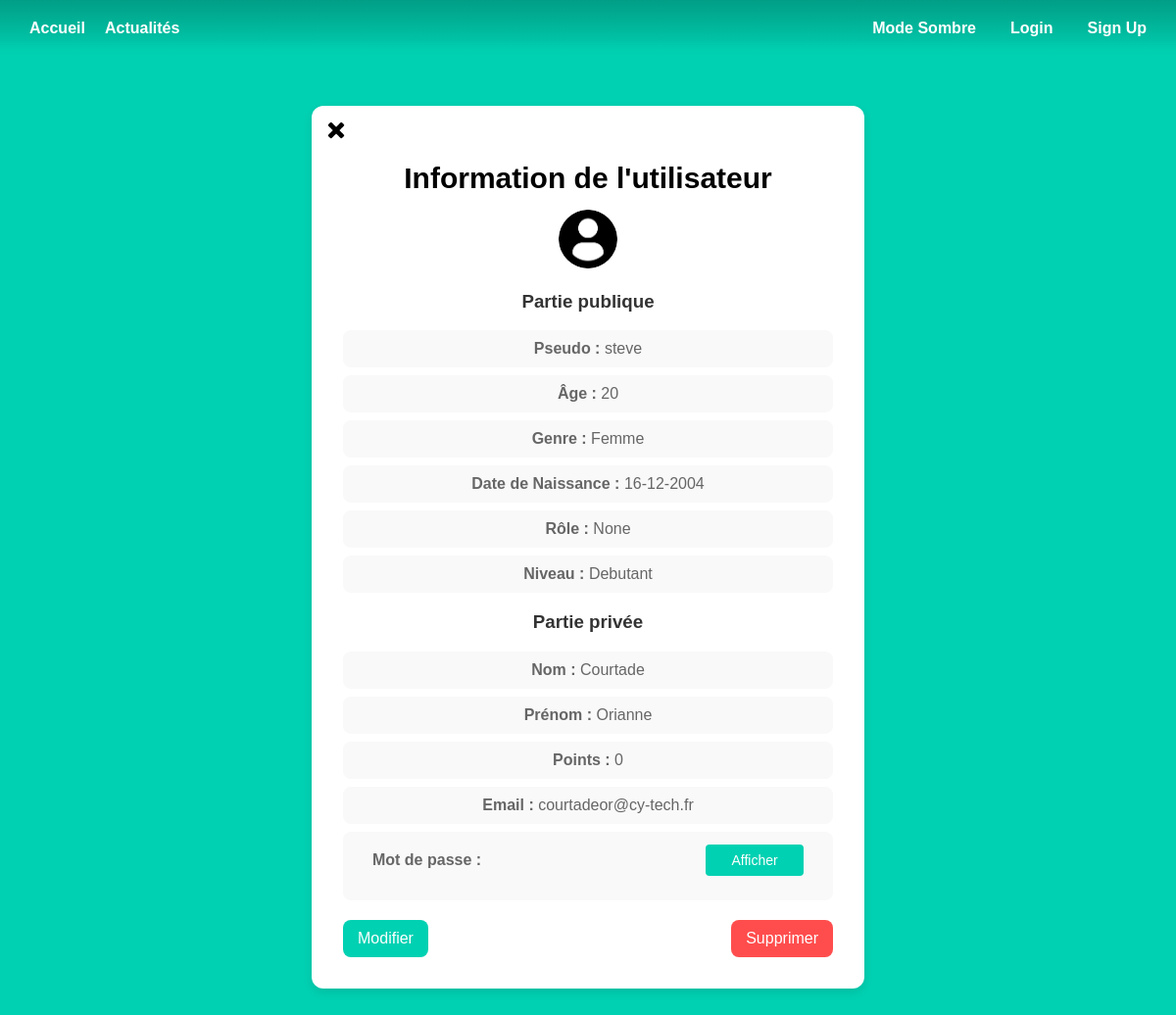
The page /userProfile/7 on the database as committed earlier.
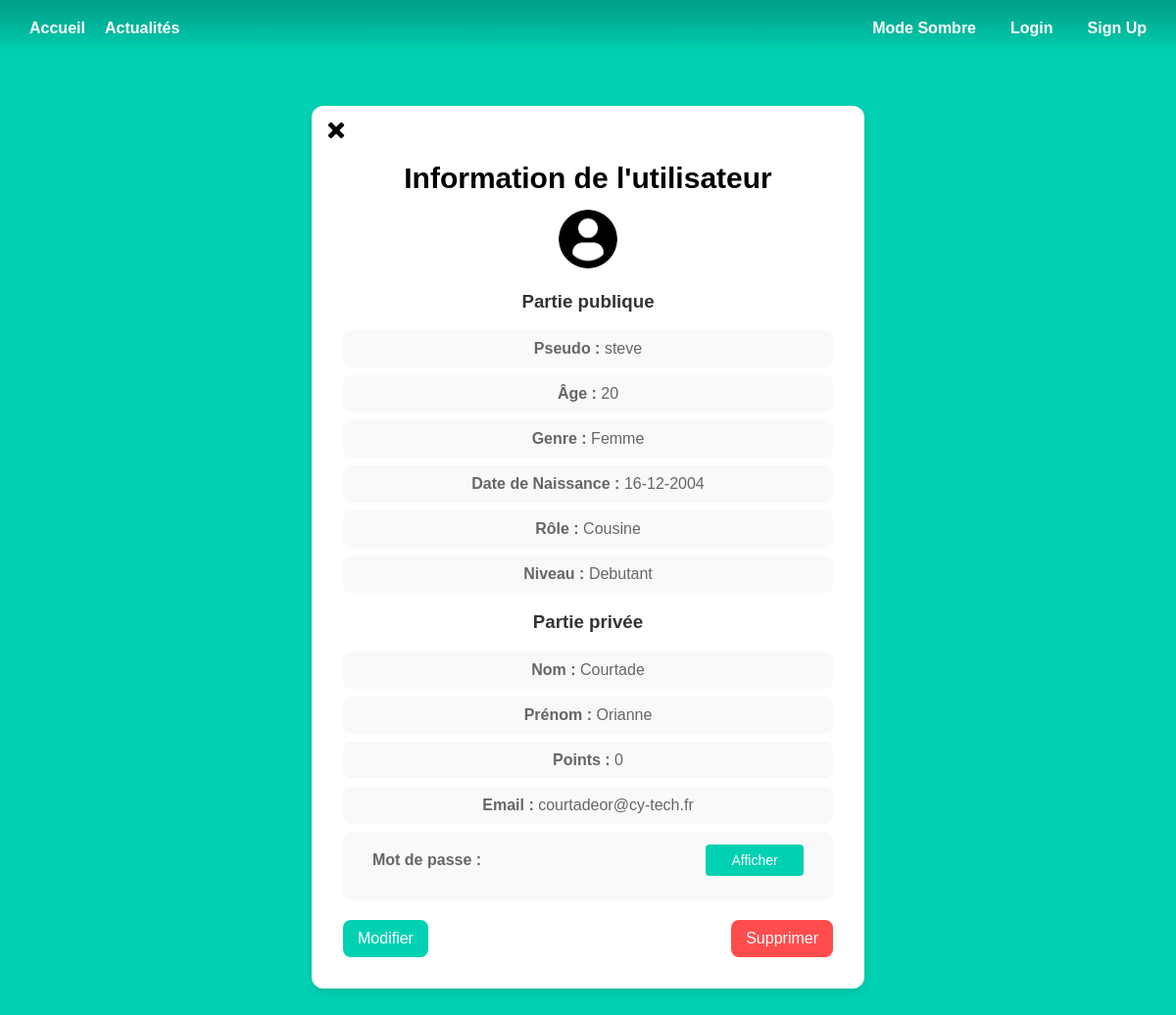
The same page on the database as committed later.
### models.py (models this page shows)
class User(UserMixin, db.Model):
    id = db.Column(db.Integer, primary_key=True)
    email = db.Column(db.String(100), unique=True, index=True)
    pseudo = db.Column(db.String(100), unique=True, index=True)
    password = db.Column(db.String(100))
    lastname = db.Column(db.String(1000))
    firstname = db.Column(db.String(100))
    level = db.Column(db.String, default="Debutant")
    role = db.Column(db.String)
    age = db.Column(db.Integer)
    gender = db.Column(db.String(100))
    point = db.Column(db.Integer, default=0)
    birthdate = db.Column(db.Date)
    image = db.Column(db.LargeBinary)
    confirmed = db.Column(db.Boolean, default=False)

### admin.py (the view)
@admin.route('/userProfile/<int:user_id>')
def user_profile(user_id):
    user = User.query.get(user_id)
    return render_template('admin_user_profile.html', user=user)

### templates/admin_user_profile.html (shortened to what this page needs)
{% extends "base.html" %}
{% block content %}
<div class="user-container">
    <div class="back">
        <a href="{{ url_for('admin.gestion_utilisateur') }}" class="button">
            <img src="{{ url_for('static', filename='croix.png') }}" alt="Profil"  width="20" height="20">
        </a>
    </div>
    <h1 class="title-box">Information de l'utilisateur</h1>
    {% if user.image %}
        <img width="60" height="60">
    {% else %}
        <img src="{{ url_for('static', filename='utilisateur-de-profil-sans-fond.png') }}" width="60" height="60">
    {% endif %}
    <div class="user-info">
        <h3>Partie publique</h3>
            <p><strong>Pseudo :</strong> {{ user.pseudo }}</p>
            <p><strong>Âge :</strong> {{ user.age }}</p>
            <p><strong>Genre :</strong> {{ user.gender }}</p>
            <p><strong>Date de Naissance :</strong> {{ user.birthdate.strftime('%d-%m-%Y')}}</p>
            <p><strong>Rôle :</strong> {{ user.role }}</p>
            <p><strong>Niveau :</strong> {{ user.level }}</p>
        <h3>Partie privée</h3>
            <p><strong>Nom :</strong> {{ user.lastname }}</p>
            <p><strong>Prénom :</strong> {{ user.firstname }}</p>
            <p><strong>Points :</strong> {{ user.point }}</p>
            <p><strong>Email :</strong> {{ user.email }}</p>
            <p><strong>Mot de passe :</strong>
                <input type="password" id="password-field" value="{{ current_user.password }}" readonly>
                <button type="button" id="toggle-password" onclick="togglePassword()">Afficher</button>
            </p>
    </div>
    <div class="user-actions">
        <a href="{{ url_for('admin.edit_user', user_id=user.id) }}">
            <button class="edit-btn">Modifier</button>
        </a>
        <form action="{{ url_for('admin.delete_user', user_id=user.id) }}" method="post">
            <button type="submit" class="delete-btn" onclick="return confirm('Voulez-vous vraiment supprimer ce compte ?')">
                Supprimer
            </button>
        </form>
    </div>
</div>
{% endblock %}

### templates/base.html (shortened to what this page needs)
<!DOCTYPE html>
<html lang="fr">
<head>
    <link rel="stylesheet" href="{{ url_for('static', filename='styles/base2.css') }}" />
</head>
<body>
    <section class="hero is-primary is-fullheight">
        <div class="hero-head">
            <nav class="navbar">
                <div class="container">
                    <div class="navbar-start">
                        <a href="{{ url_for('main.index') }}" class="navbar-item">Accueil</a>
                        <a href="{{ url_for('main.actualite') }}" class="navbar-item">Actualités</a>
                    </div>
                    <div class="navbar-end">
                        <a id="toggle-dark-mode" class="themeToggle navbar-item" onclick="toggleColorMode()" >Mode Sombre</a>
                        {% if current_user.is_authenticated %}
                        <a href="{{ url_for('auth.logout') }}" class="navbar-item">Logout</a>
                            <a href="{{ url_for('main.profile') }}" class="navbar-item">
                                {% if current_user.image %}
                                    <img class="pp" width="30" height="30">
                                {% else %}
                                    <img src="{{ url_for('static', filename='profile-icon-white-6-1.png') }}" alt="Profil"  width="30" height="30">
                                {% endif %}
                            </a>
                        {% else %}
                            <a href="{{ url_for('auth.login') }}" class="navbar-item">Login</a>
                            <a href="{{ url_for('auth.signup') }}" class="navbar-item">Sign Up</a>
                        {% endif %}
                    </div>
                </div>
            </nav>
        </div>
        <div class="hero-body">
                {% block content %}
                {% endblock %}
        </div>
    </section>
</body>
</html>

### static/styles/base2.css (style rules this page uses)
html, body { height: 100%; margin: 0; padding: 0; font-family: 'Arial', sans-serif; background-color: var(--clair); color: rgb(0, 0, 0); text-align: center; }
:root { --clair: #00d1b2; --moyen: #14c2a8; --fonce: #019e86; --tresfonce: #00a88b; --ecriture: white; --box: white; --titrebox: black; --border: #ddd; --writeinput: #aaa; --itembox: #f9f9f9; --titreitem: #333; --pitem: #666; --ecritureform: black; --titrerequete: #1e293b; --progress : #0fd812; }
.navbar { display: flex; justify-content: space-between; align-items: center; background: linear-gradient(to bottom, var(--fonce), var(--clair)); padding: 10px 20px; color: var(--ecriture); -webkit-mask-image: linear-gradient(to bottom, rgba(0, 0, 0, 1) 70%, rgba(0, 0, 0, 0)); mask-image: linear-gradient(to bottom, rgba(0, 0, 0, 1) 70%, rgba(0, 0, 0, 0)); height: 10%; }
.navbar .container { display: flex; width: 100%; justify-content: space-between; align-items: center; margin-top: 0px; }
.navbar-start { display: flex; align-items: center; }
.navbar-end { display: flex; align-items: center; gap: 15px; }
.navbar-item { color: var(--ecriture) !important; font-weight: bold; text-decoration: none; padding: 10px; }
.hero-body { display: flex; flex-direction: column; justify-content: center; align-items: center; height: calc(100vh - 56px); width: 100%; box-sizing: border-box; height: 90%; }
.title-box { text-align: center; color: var(--titrebox); font-size: 30px; font-weight: bold; margin-bottom: 15px; width: 100%; display: block; }
.news-item .pp, .user-container img, .box img { border-radius: 50%; }
.user-container { max-width: 500px; margin: 50px auto; padding: 10px; background: var(--box); border-radius: 12px; box-shadow: 0px 4px 10px rgba(0, 0, 0, 0.1); text-align: center; width: 85%; }
.user-info p { font-size: 16px; color: var(--pitem); background: var(--itembox); padding: 10px; border-radius: 8px; margin: 8px 0; }
.user-info h3, .box h3, .results h2, .actualite-item h3 { color: var(--titreitem); }
#password-field { padding: 10px; width: 200px; border: none; border-radius: 4px; font-size: 16px; color: var(--titreitem); background-color: var(--itembox); }
#toggle-password { padding: 8px 16px; background-color: var(--clair); color: var(--ecriture); width: 100px; border: none; border-radius: 4px; font-size: 14px; margin-bottom: 15px; }
.user-actions { display: flex; justify-content: space-between; margin-top: 20px; width: 100%; }
.user-actions button { padding: 10px 15px; border: none; border-radius: 8px; cursor: pointer; font-size: 16px; transition: 0.3s ease-in-out; }
.user-actions .edit-btn { background: var(--clair); color: var(--ecriture); }
.user-actions .delete-btn { background: #ff4d4d; color: var(--ecriture); }
.user-container { position: relative; padding: 2rem; }
.back { position: absolute; top: 15px; left: 15px; }

Rows that differ between the two databases and show on the page:
changed User "steve": role "None" → "Cousine"
